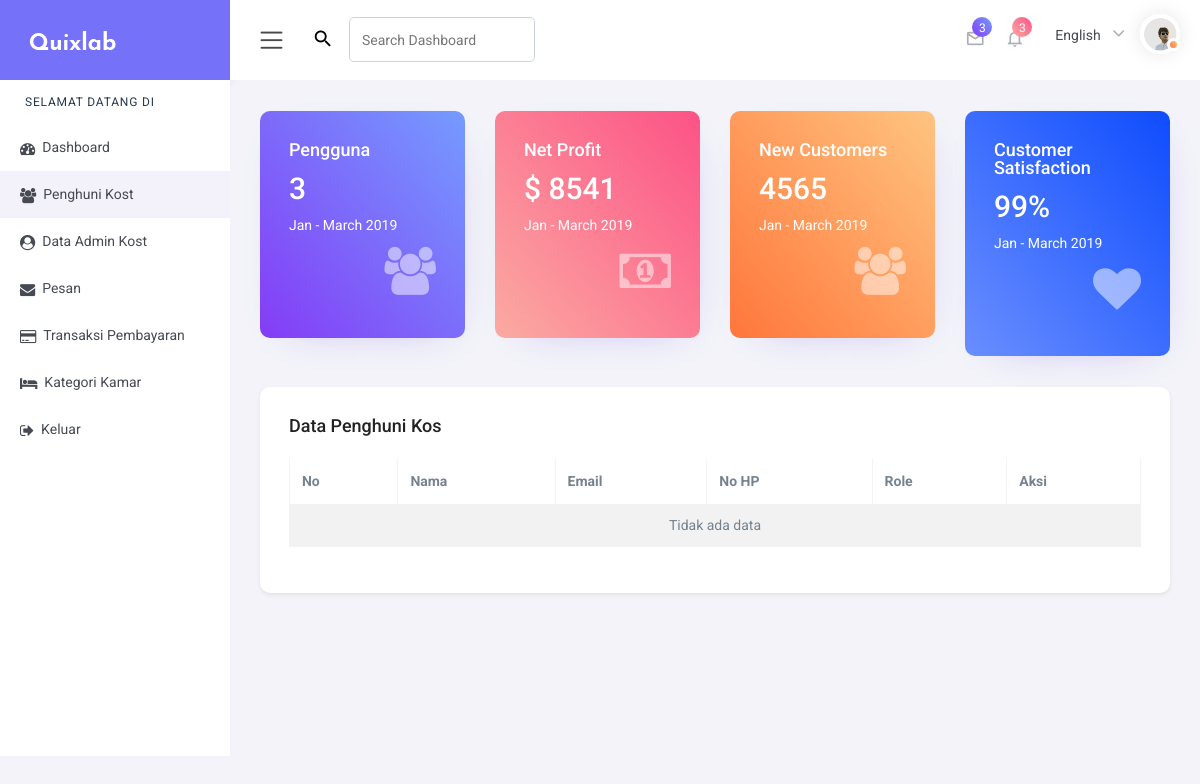
The page /dataUser2.php on the database as committed earlier.
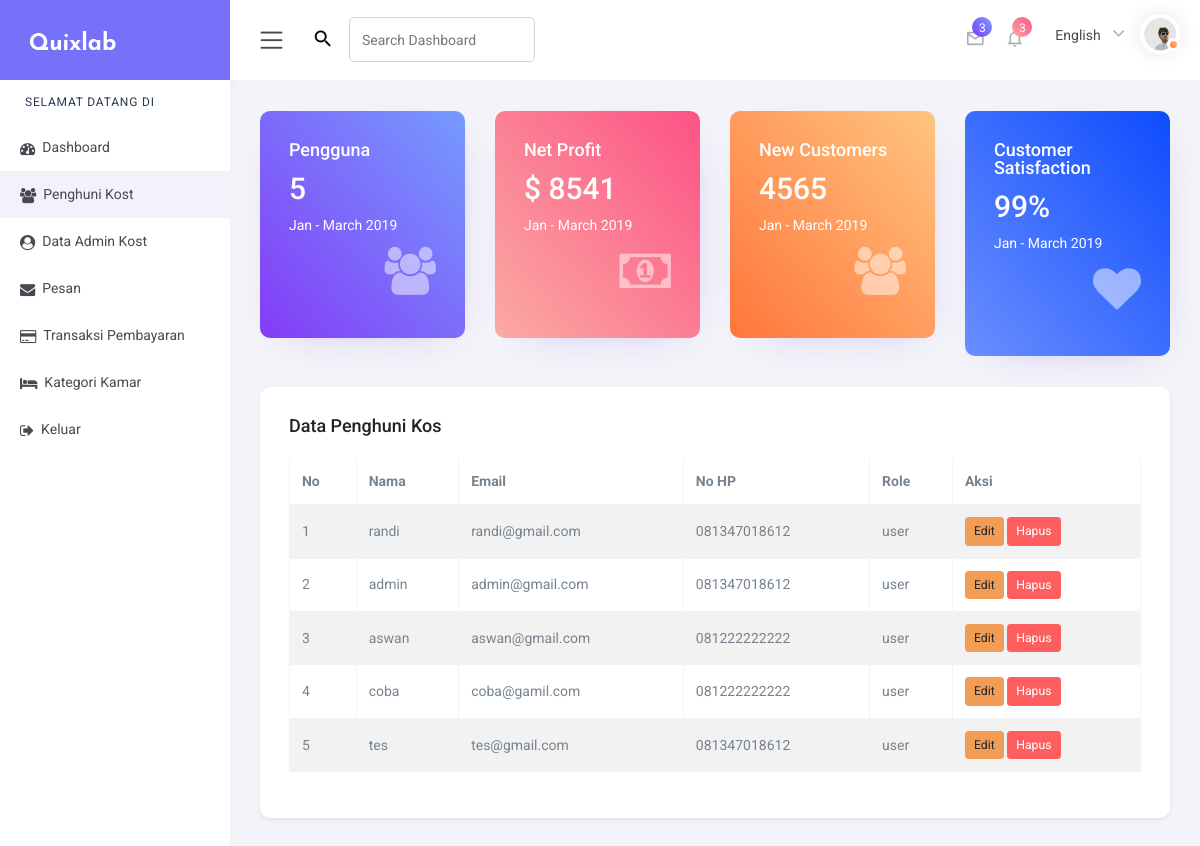
The same page on the database as committed later.
### tables this page shows
CREATE TABLE `pengguna_222271` (
  `id_222271` int(11) NOT NULL,
  `nama_222271` varchar(100) NOT NULL,
  `email_222271` varchar(100) NOT NULL,
  `username_222271` varchar(255) NOT NULL,
  `nomorTelepon_222271` varchar(15) NOT NULL,
  `foto_222271` varchar(255) DEFAULT NULL,
  `role_222271` enum('user','admin') DEFAULT 'user'
);

### config/fungsi.php (called while the page is built, shortened)
<?php
$db = mysqli_connect('localhost', 'root', '', '222271_royandi');
function query($query)
{
    global $db;
    $result = mysqli_query($db, $query);
    $rows = [];
    while ($row = mysqli_fetch_assoc($result)) {
        $rows[] = $row;
    }
    return $rows;
}

### dataUser2.php (the view, shortened to what this page needs)
<?php
require 'config/fungsi.php';
$rows = query("SELECT * FROM pengguna_222271 WHERE role_222271 = 'user'");
$totalPenghuniQuery = query("SELECT COUNT(*) AS total FROM pengguna_222271");
$totalPenghuni = $totalPenghuniQuery[0]['total'] ?? 0;
?>
<!DOCTYPE html>
<html lang="en">
<head>
    <link href="main/css/pignose.calendar.min.css" rel="stylesheet" />
    <link rel="stylesheet" href="main/css/chartist.min.css" />
    <link rel="stylesheet" href="css/chartist-plugin-tooltip.css" />
    <link href="main/css/style.css" rel="stylesheet" />
</head>
<body>
    <div id="main-wrapper">
        <div class="nav-header">
            <div class="brand-logo">
                <a href="index.html">
                    <span class="brand-title">
                        <img src="main/images/logo-text.png" alt="" />
                    </span>
                </a>
            </div>
        </div>
        <div class="header">
            <div class="header-content clearfix">
                <div class="nav-control">
                    <div class="hamburger">
                        <span class="toggle-icon"><i class="icon-menu"></i></span>
                    </div>
                </div>
                <div class="header-left">
                    <div class="input-group icons">
                        <div class="input-group-prepend">
                            <span
                                class="input-group-text bg-transparent border-0 pr-2 pr-sm-3"
                                id="basic-addon1"><i class="mdi mdi-magnify"></i></span>
                        </div>
                        <input
                            type="search"
                            class="form-control"
                            placeholder="Search Dashboard"
                            aria-label="Search Dashboard" />
                    </div>
                </div>
                <div class="header-right">
                    <ul class="clearfix">
                        <li class="icons dropdown">
                            <a href="javascript:void(0)" data-toggle="dropdown">
                                <i class="mdi mdi-email-outline"></i>
                                <span class="badge badge-pill gradient-1">3</span>
                            </a>
                        </li>
                        <li class="icons dropdown">
                            <a href="javascript:void(0)" data-toggle="dropdown">
                                <i class="mdi mdi-bell-outline"></i>
                                <span class="badge badge-pill gradient-2">3</span>
                            </a>
                        </li>
                        <li class="icons dropdown d-none d-md-flex">
                            <a
                                href="javascript:void(0)"
                                class="log-user"
                                data-toggle="dropdown">
                                <span>English</span>
                                <i class="fa fa-angle-down f-s-14" aria-hidden="true"></i>
                            </a>
                        </li>
                        <li class="icons dropdown">
                            <div
                                class="user-img c-pointer position-relative"
                                data-toggle="dropdown">
                                <span class="activity active"></span>
                                <img src="main/images/users/1.png" height="40" width="40" alt="" />
                            </div>
                        </li>
                    </ul>
                </div>
            </div>
        </div>
        <div class="nk-sidebar">
            <div class="nk-nav-scroll">
                <ul class="metismenu" id="menu">
                    <li class="nav-label">Selamat Datang Di</li>
                    <li>
                        <a href="dhasboard2.php">
                            <i class="fa fa-tachometer menu-icon"></i><span class="nav-text">Dashboard</span>
                        </a>
                    </li>
                    <li>
                        <a href="dataUser2.php">
                            <i class="fa fa-users menu-icon"></i><span class="nav-text">Penghuni Kost</span>
                        </a>
                    </li>
                    <li>
                        <a href="dataAdmin2.php">
                            <i class="fa fa-user-circle menu-icon"></i><span class="nav-text">Data Admin Kost</span>
                        </a>
                    </li>
                    <li>
                        <a href="./pesan.html">
                            <i class="fa fa-envelope menu-icon"></i><span class="nav-text">Pesan</span>
                        </a>
                    </li>
                    <li>
                        <a href="addTransaksi2.php">
                            <i class="fa fa-credit-card menu-icon"></i><span class="nav-text">Transaksi Pembayaran</span>
                        </a>
                    </li>
                    <li>
                        <a href="dataKost2.php">
                            <i class="fa fa-bed menu-icon"></i><span class="nav-text">Kategori Kamar</span>
                        </a>
                    </li>
                    <li>
                        <a href="index.php">
                            <i class="fa fa-sign-out menu-icon"></i><span class="nav-text">Keluar</span>
                        </a>
                    </li>
                </ul>
            </div>
        </div>
        <div class="content-body">
            <div class="container-fluid mt-3">
                <div class="row">
                    <div class="col-lg-3 col-sm-6">
                        <div class="card gradient-1">
                            <div class="card-body">
                                <h3 class="card-title text-white">Pengguna</h3>
                                <div class="d-inline-block">
                                    <h2 class="numbers text-white"><?php echo $totalPenghuni; ?></h2>
                                    <p class="text-white mb-0">Jan - March 2019</p>
                                </div>
                                <span class="float-right display-5 opacity-5"><i class="fa fa-users"></i></span>
                            </div>
                        </div>
                    </div>
                    <div class="col-lg-3 col-sm-6">
                        <div class="card gradient-2">
                            <div class="card-body">
                                <h3 class="card-title text-white">Net Profit</h3>
                                <div class="d-inline-block">
                                    <h2 class="text-white">$ 8541</h2>
                                    <p class="text-white mb-0">Jan - March 2019</p>
                                </div>
                                <span class="float-right display-5 opacity-5"><i class="fa fa-money"></i></span>
                            </div>
                        </div>
                    </div>
                    <div class="col-lg-3 col-sm-6">
                        <div class="card gradient-3">
                            <div class="card-body">
                                <h3 class="card-title text-white">New Customers</h3>
                                <div class="d-inline-block">
                                    <h2 class="text-white">4565</h2>
                                    <p class="text-white mb-0">Jan - March 2019</p>
                                </div>
                                <span class="float-right display-5 opacity-5"><i class="fa fa-users"></i></span>
                            </div>
                        </div>
                    </div>
                    <div class="col-lg-3 col-sm-6">
                        <div class="card gradient-4">
                            <div class="card-body">
                                <h3 class="card-title text-white">Customer Satisfaction</h3>
                                <div class="d-inline-block">
                                    <h2 class="text-white">99%</h2>
                                    <p class="text-white mb-0">Jan - March 2019</p>
                                </div>
                                <span class="float-right display-5 opacity-5"><i class="fa fa-heart"></i></span>
                            </div>
                        </div>
                    </div>
                </div>
                <div class="row">
                    <div class="col-lg-12">
                        <div class="row">
                            <div class="col-12"></div>
                        </div>
                    </div>
                </div>
                <div class="row">
                    <div class="col-lg-12">
                        <div class="card shadow-sm">
                            <div class="card-body">
                                <div class="active-member">
                                    <h4 class="card-title text-left mb-4">Data Penghuni Kos</h4>
                                    <div class="table-responsive">
                                        <table class="table table-striped table-bordered table-hover">
                                            <thead>
                                                <tr>
                                                    <th>No</th>
                                                    <th>Nama</th>
                                                    <th>Email</th>
                                                    <th>No HP</th>
                                                    <th>Role</th>
                                                    <th>Aksi</th>
                                                </tr>
                                            </thead>
                                            <tbody>
                                                <?php if (!empty($rows)): ?>
                                                    <?php $no = 1; ?>
                                                    <?php foreach ($rows as $row): ?>
                                                        <tr>
                                                            <td><?php echo $no++; ?></td>
                                                            <td><?php echo htmlspecialchars($row['nama_222271'] ?? ''); ?></td>
                                                            <td><?php echo htmlspecialchars($row['email_222271'] ?? ''); ?></td>
                                                            <td><?php echo htmlspecialchars($row['nomorTelepon_222271'] ?? ''); ?></td>
                                                            <td><?php echo htmlspecialchars($row['role_222271'] ?? ''); ?></td>
                                                            <td>
                                                                <a href="edit3.php?id=<?php echo urlencode($row['id_222271'] ?? ''); ?>" class="btn btn-warning btn-sm">Edit</a>
                                                                <a href="delete.php?id=<?php echo urlencode($row['id_222271'] ?? ''); ?>"
                                                                    class="btn btn-danger btn-sm"
                                                                    onclick="return confirm('Apakah Anda yakin ingin menghapus data ini?')">Hapus</a>
                                                            </td>
                                                        </tr>
                                                    <?php endforeach; ?>
                                                <?php else: ?>
                                                    <tr>
                                                        <td colspan="6" class="text-center">Tidak ada data</td>
                                                    </tr>
                                                <?php endif; ?>
                                            </tbody>
                                        </table>
                                    </div>
                                </div>
                            </div>
                        </div>
                    </div>
                </div>
            </div>
</body>
</html>

Rows that differ between the two databases and show on the page:
now on this page (row edited): pengguna_222271: nama_222271 "randi", email_222271 "randi@gmail.com", nomorTelepon_222271 "081347018612", role_222271 "user"
now on this page (row edited): pengguna_222271: nama_222271 "admin", email_222271 "admin@gmail.com", nomorTelepon_222271 "081347018612", role_222271 "user"
added pengguna_222271: nama_222271 "aswan", email_222271 "aswan@gmail.com", nomorTelepon_222271 "081222222222", role_222271 "user"
added pengguna_222271: nama_222271 "coba", email_222271 "coba@gamil.com", nomorTelepon_222271 "081222222222", role_222271 "user"
added pengguna_222271: nama_222271 "tes", email_222271 "tes@gmail.com", nomorTelepon_222271 "081347018612", role_222271 "user"
Other text that changed with them:
$totalPenghuni: "3" → "5"
text no longer shown: "Tidak ada data"
